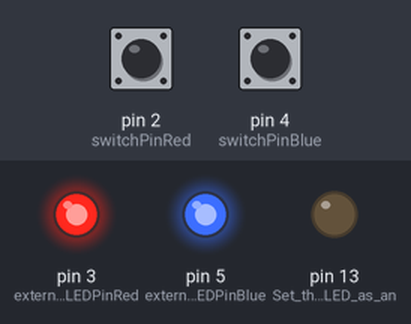
Recording of a sketch running on a simulated Arduino Uno, built with avr-gcc and run on an emulated ATmega328P. On the bench: output pins drawn as LEDs (lit = HIGH). Inputs (shaded band) come from the test bench; at power-on: pin 2 (switchPinRed) HIGH, pin 4 (switchPinBlue) HIGH.

Above: at 1.2 s.
1.3 s: pin 2 (switchPinRed) pulled LOW for 0.15 s
At 1.37 s:
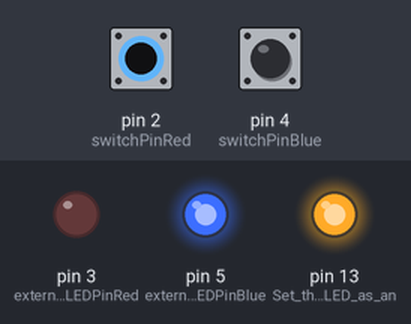
2.9 s: pin 4 (switchPinBlue) pulled LOW for 0.15 s
At 2.97 s:
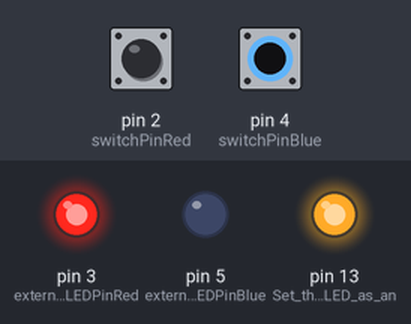
4.5 s: pin 4 (switchPinBlue) pulled LOW for 3.2 s
At 8.1 s:
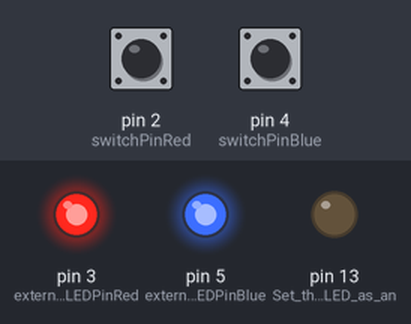
9.2 s: pin 2 (switchPinRed) pulled LOW for 3.2 s
At 10.4 s:
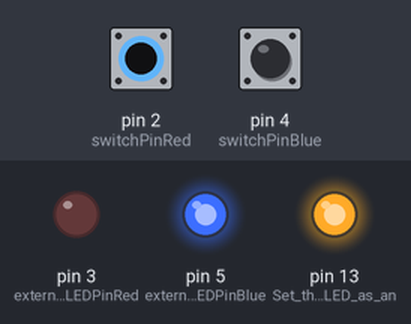
Timing chart, 0 to 13.9 s (numbered marks = the images above; inputs shaded):
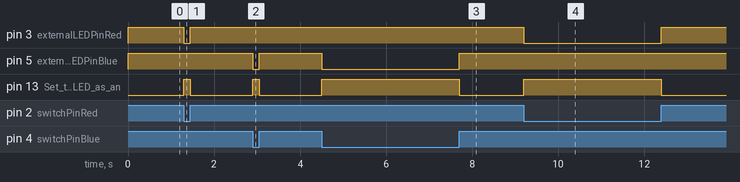

Measured:
- after the input at 1.3 s, pin 3 (externalLEDPinRed): HIGH → LOW at once, → HIGH 0.15 s later; pin 13 (Set_the_onboard_LED_as_an): LOW → HIGH at once, → LOW 0.15 s later
- after the input at 2.9 s, pin 5 (externalLEDPinBlue): HIGH → LOW at once, → HIGH 0.15 s later; pin 13 (Set_the_onboard_LED_as_an): LOW → HIGH at once, → LOW 0.15 s later
- after the input at 4.5 s, pin 5 (externalLEDPinBlue): HIGH → LOW at once, → HIGH 3.2 s later; pin 13 (Set_the_onboard_LED_as_an): LOW → HIGH at once, → LOW 3.2 s later
- after the input at 9.2 s, pin 3 (externalLEDPinRed): HIGH → LOW at once, → HIGH 3.2 s later; pin 13 (Set_the_onboard_LED_as_an): LOW → HIGH at once, → LOW 3.2 s later

The sketch:

two_buttons.ino
```cpp
// POS LED to arduino 5V
// NEG LED to arduino digital pin 3
// COM to arduino GND
// NO to arduino digital pin 2

const int switchPinRed = 2;                   // Digital pin connected to the red microswitch
const int externalLEDPinRed = 3;              // Digital pin connected to the external red LED

// POS LED to arduino 5V
// NEG LED to arduino digital pin 5
// COM to arduino GND
// NO to arduino digital pin 4

const int switchPinBlue = 4;                  // Digital pin connected to the blue microswitch
const int externalLEDPinBlue = 5;             // Digital pin connected to the external blue LED

void setup() {
  pinMode(switchPinRed, INPUT_PULLUP);        // Enable internal pull-up resistor on the red switch pin
  pinMode(externalLEDPinRed, OUTPUT);         // Set the external red LED pin as an output

  pinMode(switchPinBlue, INPUT_PULLUP);       // Enable internal pull-up resistor on the blue switch pin
  pinMode(externalLEDPinBlue, OUTPUT);        // Set the external blue LED pin as an output

  pinMode(LED_BUILTIN, OUTPUT);               // Set the onboard LED as an output

  digitalWrite(LED_BUILTIN, HIGH);            // Turn off the onboard LED initially
  digitalWrite(externalLEDPinRed, LOW);       // Turn off the external red LED initially
  digitalWrite(externalLEDPinBlue, LOW);      // Turn off the external blue LED initially
}

void loop()
{
  int switchStateRed = digitalRead(switchPinRed);
  int switchStateBlue = digitalRead(switchPinBlue);

  if (switchStateRed == HIGH && switchStateBlue == HIGH)
  {
    // No switch is pressed
    digitalWrite(LED_BUILTIN, LOW);           // Turn off the onboard LED
    digitalWrite(externalLEDPinRed, HIGH);    // Turn off the external red LED
    digitalWrite(externalLEDPinBlue, HIGH);   // Turn off the external blue LED
  }
  else if (switchStateRed == HIGH)
  {
    // Red switch is pressed
    digitalWrite(LED_BUILTIN, HIGH);           // Turn on the onboard LED
    digitalWrite(externalLEDPinRed, HIGH);     // Turn on the external red LED
    digitalWrite(externalLEDPinBlue, LOW);     // Turn off the external blue LED
  }
  else if (switchStateBlue == HIGH)
  {
    // Blue switch is pressed
    digitalWrite(LED_BUILTIN, HIGH);           // Turn on the onboard LED
    digitalWrite(externalLEDPinRed, LOW);      // Turn off the external red LED
    digitalWrite(externalLEDPinBlue, HIGH);    // Turn on the external blue LED
  }
}
```
